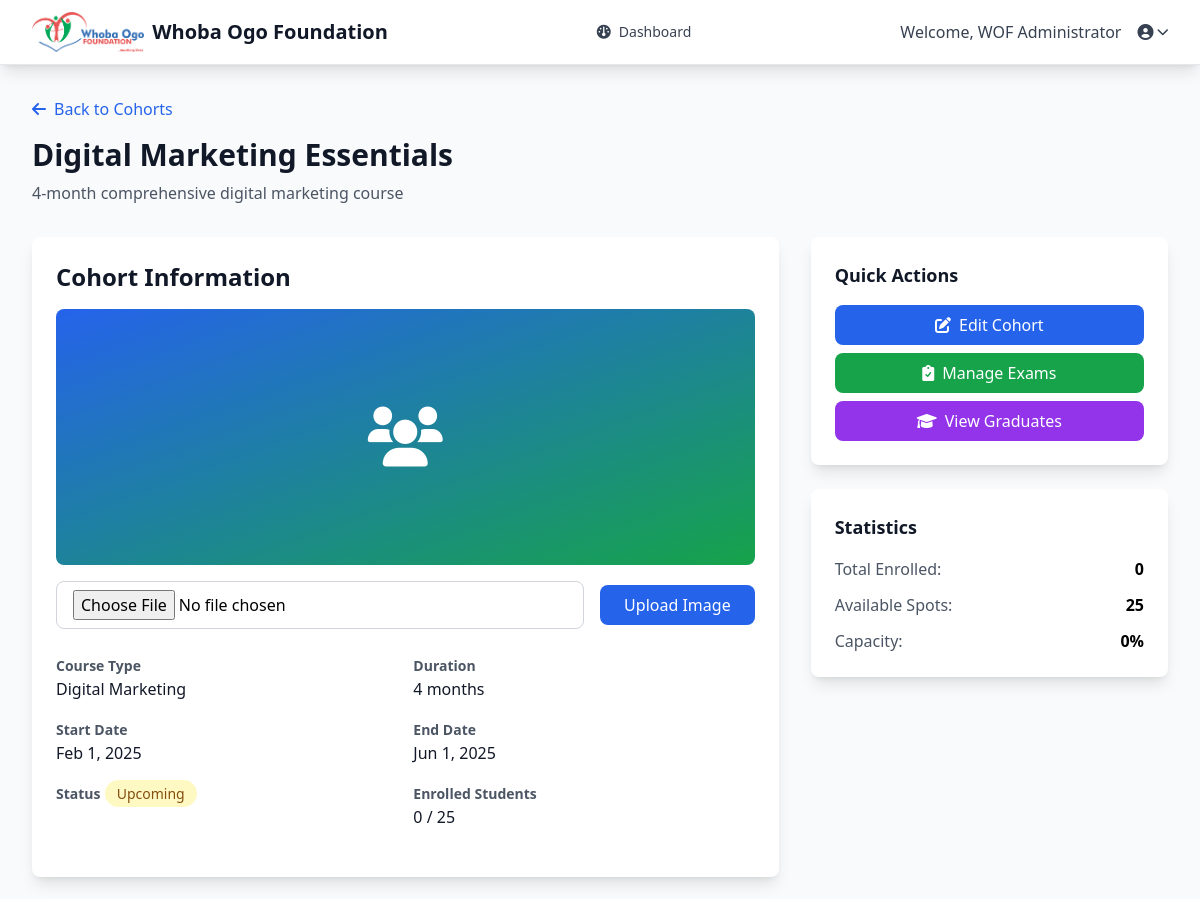
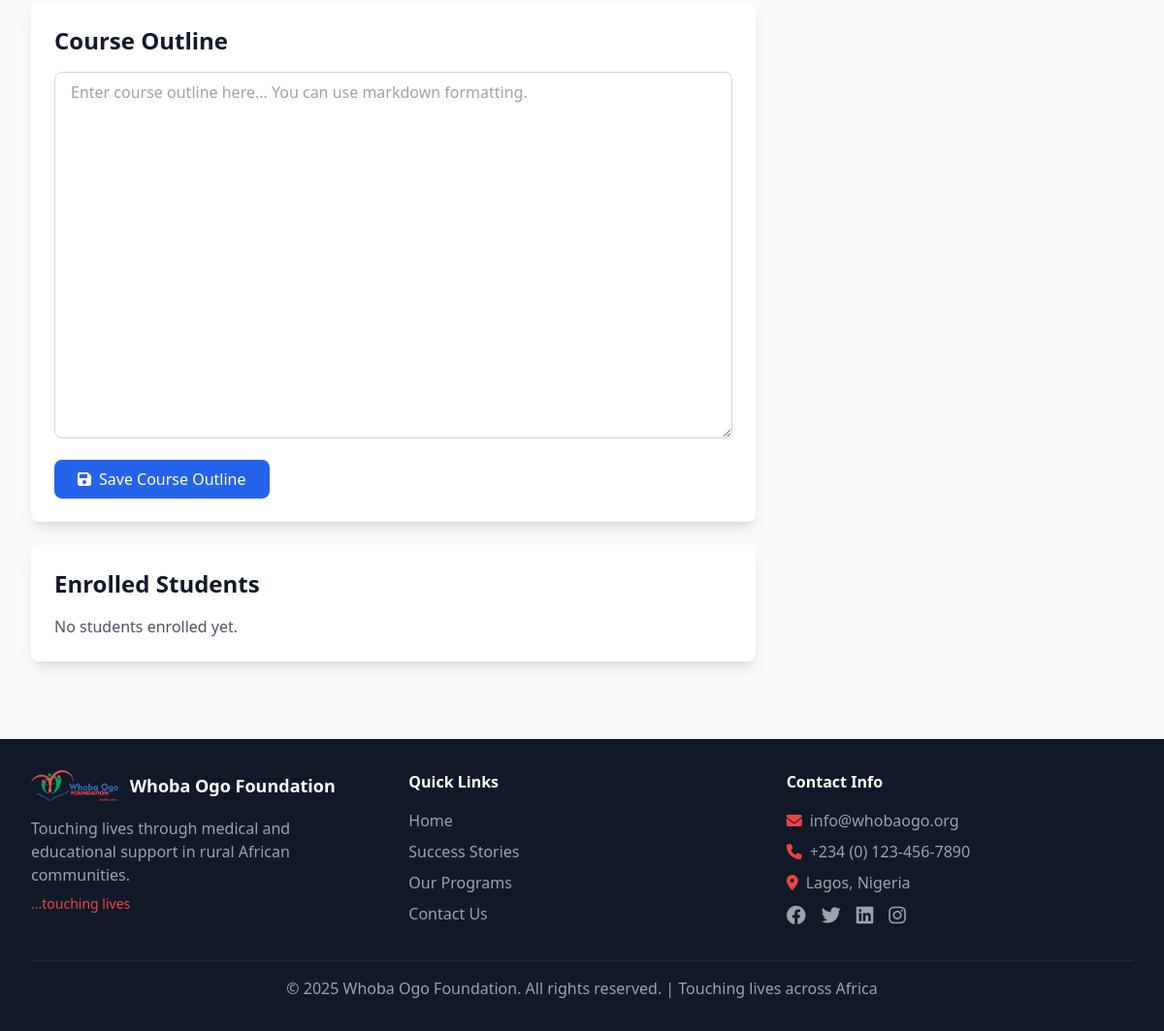
The page /admin/cohort_details.php?id=2 (signed in) on the database its author committed (2 pictures, top to bottom).
### tables this page shows
CREATE TABLE IF NOT EXISTS cohorts (
    id INT AUTO_INCREMENT PRIMARY KEY,
    name VARCHAR(100) NOT NULL,
    description TEXT DEFAULT NULL,
    course_type VARCHAR(100) DEFAULT NULL,
    duration_months INT NOT NULL,
    start_date DATE NOT NULL,
    end_date DATE NOT NULL,
    max_students INT DEFAULT 50,
    status ENUM('upcoming', 'active', 'completed') DEFAULT 'upcoming',
    cohort_image VARCHAR(255) DEFAULT NULL,
    course_outline TEXT DEFAULT NULL,
    created_at TIMESTAMP DEFAULT CURRENT_TIMESTAMP,
    updated_at TIMESTAMP DEFAULT CURRENT_TIMESTAMP ON UPDATE CURRENT_TIMESTAMP,
    INDEX idx_status (status),
    INDEX idx_course_type (course_type),
    INDEX idx_start_date (start_date)
);

### classes/Database.php (called while the page is built, shortened)
<?php
class Database {
    private $host = DB_HOST;
    private $user = DB_USER;
    private $pass = DB_PASS;
    private $dbname = DB_NAME;
    private $conn;
    private $stmt;
    public function __construct() {
        $dsn = 'mysql:host=' . $this->host . ';dbname=' . $this->dbname;
        $options = array(
            PDO::ATTR_PERSISTENT => true,
            PDO::ATTR_ERRMODE => PDO::ERRMODE_EXCEPTION,
            PDO::ATTR_DEFAULT_FETCH_MODE => PDO::FETCH_ASSOC
        );
        try {
            $this->conn = new PDO($dsn, $this->user, $this->pass, $options);
        } catch(PDOException $e) {
            $this->error = $e->getMessage();
            echo 'Connection Error: ' . $this->error;
        }
    }
    public function query($query) {
        $this->stmt = $this->conn->prepare($query);
    }
    public function bind($param, $value, $type = null) {
        if(is_null($type)) {
            switch(true) {
                case is_int($value):
                    $type = PDO::PARAM_INT;
                    break;
                default:
                    $type = PDO::PARAM_STR;
            }
        }
        $this->stmt->bindValue($param, $value, $type);
    }
    public function execute() {
        return $this->stmt->execute();
    }
    public function single() {
        $this->execute();
        return $this->stmt->fetch();
    }
}
?>

### admin/cohort_details.php (the view, shortened to what this page needs)
<?php
require_once '../classes/Database.php';
include 'includes/header.php';
$db = new Database();
$cohort_id = isset($_GET['id']) ? $_GET['id'] : null;
$db->query('SELECT * FROM cohorts WHERE id = :id');
$db->bind(':id', $cohort_id);
$cohort = $db->single();
$db->query('SELECT COUNT(*) as count FROM enrollments WHERE cohort_id = :id');
$db->bind(':id', $cohort_id);
$enrolled_count = $db->single()['count'];
$db->query('SELECT e.*, u.first_name, u.last_name, u.email
           FROM enrollments e
           JOIN users u ON e.user_id = u.id
           WHERE e.cohort_id = :id
           ORDER BY e.enrollment_date DESC');
$db->bind(':id', $cohort_id);
$students = $db->resultSet();
?>
<div class="max-w-7xl mx-auto py-8 px-4 sm:px-6 lg:px-8">
    <div class="mb-8">
        <a href="cohorts.php" class="text-primary hover:underline mb-4 inline-block">
            <i class="fas fa-arrow-left mr-2"></i>Back to Cohorts
        </a>
        <h1 class="text-3xl font-bold text-gray-900"><?php echo htmlspecialchars($cohort['name']); ?></h1>
        <p class="text-gray-600 mt-2"><?php echo htmlspecialchars($cohort['description']); ?></p>
    </div>
    <div class="grid grid-cols-1 lg:grid-cols-3 gap-8">
        <div class="lg:col-span-2 space-y-6">
            <div class="bg-white rounded-lg shadow-lg p-6">
                <h2 class="text-2xl font-bold text-gray-900 mb-4">Cohort Information</h2>
                <div class="mb-6">
                    <?php if($cohort['cohort_image']): ?>
                        <img src="../uploads/cohorts/<?php echo htmlspecialchars($cohort['cohort_image']); ?>"
                             alt="Cohort Image"
                             class="w-full h-64 object-cover rounded-lg mb-4">
                    <?php else: ?>
                        <div class="w-full h-64 bg-gradient-to-br from-primary to-secondary rounded-lg flex items-center justify-center mb-4">
                            <i class="fas fa-users text-white text-6xl"></i>
                        </div>
                    <?php endif; ?>
                    <form method="POST" enctype="multipart/form-data" class="flex items-center gap-4">
                        <input type="file" name="cohort_image" accept="image/*" class="flex-1 px-4 py-2 border border-gray-300 rounded-lg">
                        <button type="submit" class="bg-primary text-white px-6 py-2 rounded-lg hover:bg-blue-700">
                            Upload Image
                        </button>
                    </form>
                </div>
                <div class="grid grid-cols-2 gap-4 mb-6">
                    <div>
                        <label class="text-sm font-semibold text-gray-600">Course Type</label>
                        <p class="text-gray-900"><?php echo htmlspecialchars(str_replace('_', ' ', ucwords($cohort['course_type'], '_'))); ?></p>
                    </div>
                    <div>
                        <label class="text-sm font-semibold text-gray-600">Duration</label>
                        <p class="text-gray-900"><?php echo $cohort['duration_months']; ?> months</p>
                    </div>
                    <div>
                        <label class="text-sm font-semibold text-gray-600">Start Date</label>
                        <p class="text-gray-900"><?php echo date('M j, Y', strtotime($cohort['start_date'])); ?></p>
                    </div>
                    <div>
                        <label class="text-sm font-semibold text-gray-600">End Date</label>
                        <p class="text-gray-900"><?php echo date('M j, Y', strtotime($cohort['end_date'])); ?></p>
                    </div>
                    <div>
                        <label class="text-sm font-semibold text-gray-600">Status</label>
                        <span class="px-3 py-1 text-sm font-medium rounded-full
                            <?php if($cohort['status'] === 'upcoming'): ?>bg-yellow-100 text-yellow-800<?php endif; ?>
                            <?php if($cohort['status'] === 'active'): ?>bg-green-100 text-green-800<?php endif; ?>
                            <?php if($cohort['status'] === 'completed'): ?>bg-blue-100 text-blue-800<?php endif; ?>">
                            <?php echo ucfirst($cohort['status']); ?>
                        </span>
                    </div>
                    <div>
                        <label class="text-sm font-semibold text-gray-600">Enrolled Students</label>
                        <p class="text-gray-900"><?php echo $enrolled_count; ?> / <?php echo $cohort['max_students']; ?></p>
                    </div>
                </div>
            </div>
            <div class="bg-white rounded-lg shadow-lg p-6">
                <h2 class="text-2xl font-bold text-gray-900 mb-4">Course Outline</h2>
                <form method="POST">
                    <textarea name="course_outline" rows="15"
                              class="w-full px-4 py-2 border border-gray-300 rounded-lg focus:ring-2 focus:ring-primary focus:border-transparent"
                              placeholder="Enter course outline here... You can use markdown formatting."><?php echo htmlspecialchars($cohort['course_outline'] ?? ''); ?></textarea>
                    <button type="submit" name="update_outline"
                            class="mt-4 bg-primary text-white px-6 py-2 rounded-lg hover:bg-blue-700">
                        <i class="fas fa-save mr-2"></i>Save Course Outline
                    </button>
                </form>
            </div>
            <div class="bg-white rounded-lg shadow-lg p-6">
                <h2 class="text-2xl font-bold text-gray-900 mb-4">Enrolled Students</h2>
                <?php if(empty($students)): ?>
                    <p class="text-gray-600">No students enrolled yet.</p>
                <?php endif; ?>
            </div>
        </div>
        <div class="space-y-6">
            <div class="bg-white rounded-lg shadow-lg p-6">
                <h3 class="text-lg font-semibold text-gray-900 mb-4">Quick Actions</h3>
                <div class="space-y-2">
                    <a href="cohorts.php?edit=<?php echo $cohort_id; ?>"
                       class="block w-full bg-primary text-white text-center py-2 rounded-lg hover:bg-blue-700">
                        <i class="fas fa-edit mr-2"></i>Edit Cohort
                    </a>
                    <a href="examinations.php?cohort_id=<?php echo $cohort_id; ?>"
                       class="block w-full bg-secondary text-white text-center py-2 rounded-lg hover:bg-green-700">
                        <i class="fas fa-clipboard-check mr-2"></i>Manage Exams
                    </a>
                    <a href="graduates.php?cohort_id=<?php echo $cohort_id; ?>"
                       class="block w-full bg-purple-600 text-white text-center py-2 rounded-lg hover:bg-purple-700">
                        <i class="fas fa-graduation-cap mr-2"></i>View Graduates
                    </a>
                </div>
            </div>
            <div class="bg-white rounded-lg shadow-lg p-6">
                <h3 class="text-lg font-semibold text-gray-900 mb-4">Statistics</h3>
                <div class="space-y-3">
                    <div class="flex justify-between">
                        <span class="text-gray-600">Total Enrolled:</span>
                        <span class="font-semibold"><?php echo $enrolled_count; ?></span>
                    </div>
                    <div class="flex justify-between">
                        <span class="text-gray-600">Available Spots:</span>
                        <span class="font-semibold"><?php echo $cohort['max_students'] - $enrolled_count; ?></span>
                    </div>
                    <div class="flex justify-between">
                        <span class="text-gray-600">Capacity:</span>
                        <span class="font-semibold">
                            <?php echo round(($enrolled_count / $cohort['max_students']) * 100); ?>%
                        </span>
                    </div>
                </div>
            </div>
        </div>
    </div>
</div>
<?php include 'includes/footer.php'; ?>

### rows shown on the page
cohorts: name "Digital Marketing Essentials", description "4-month comprehensive digital marketing course", course_type "Digital Marketing", duration_months "4", start_date "Feb 1, 2025", end_date "Jun 1, 2025", status "Upcoming", max_students "25", $cohort['max_students']-$enrolled_count "25"

### other values the page prints
APP_NAME "Whoba Ogo Foundation"
$_SESSION['full_name'] "WOF Administrator"
$enrolled_count "0"
